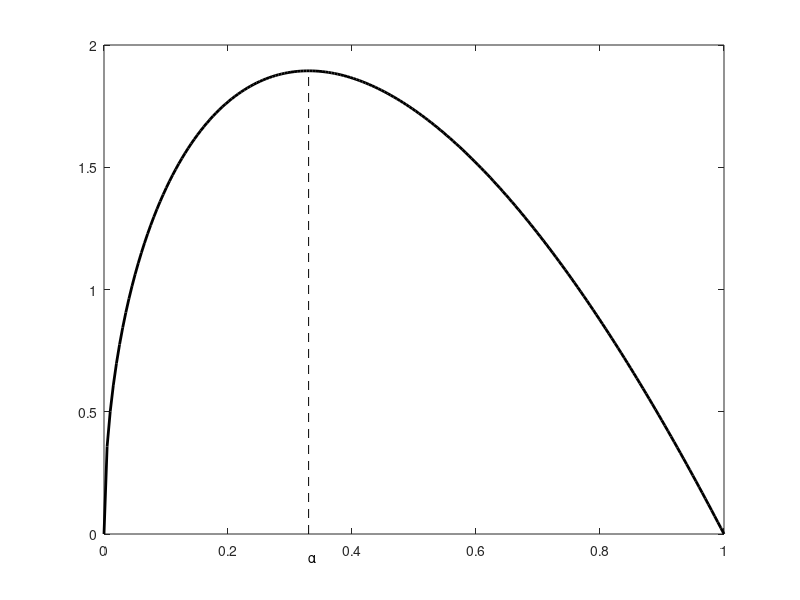

The MATLAB source for this figure: (Note: this script raises an error after producing the figure.)
n = 0.02;
delta = 0.02; 
alpha = 0.33;

s = linspace(0,1,200)

k = (s/(n+delta)).^(1/(1-alpha));
y = k.^alpha;
c = (1-s).*y;

plot(s,c,'-k','linewidth',2)
hold on
plot([alpha alpha],[0 max(c)],'--k')
text(alpha, -.1  , '\alpha');

matlab2tikz('fig2.tikz', 'height', '\figureheight', 'width', '\figurewidth' )
